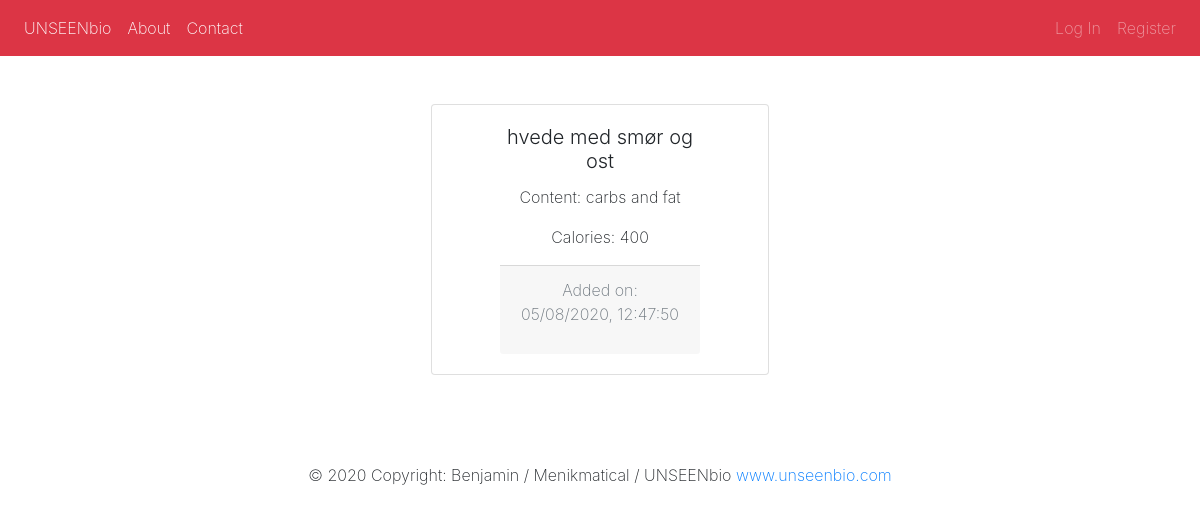
The page /meal/1 on the database its author committed.
### ubproj/models.py (models this page shows, shortened)
class Meal(db.Model):
    id = db.Column(db.Integer, primary_key=True)
    title = db.Column(db.String(100), nullable=False)
    date_added = db.Column(db.DateTime, nullable=False, default=datetime.utcnow)
    meal_image_file = db.Column(db.String(20), nullable=False, default='mealdefault.jpg')
    content = db.Column(db.Text, nullable=False)
    calories = db.Column(db.Integer, nullable=False)
    user_id = db.Column(db.Integer, db.ForeignKey('user.id'), nullable=False)

### ubproj/meals/routes.py (the view)
@meals.route('/meal/<int:meal_id>')
def meal(meal_id):
    meal = Meal.query.get_or_404(meal_id)
    return render_template('meal.html', title=meal.title, meal=meal)

### ubproj/templates/meal.html (shortened to what this page needs)
{% extends "layout.html" %}
{% block content %}
    <div class="row mt-5 ml-5 mr-5">
        <div class="col-md-4"></div>
        <div class="col-md-4 mb-4">
            <div class="card text-center">
                <div class="card-body ml-5 mr-5">
                    <h5 style="font-weight: 300;" class="card-title">{{ meal.title }}</h5>
                    <p style="font-weight: 200;" class="card-text">Content: {{ meal.content }}</p>
                    <p style="font-weight: 200;" class="card-text">Calories: {{ meal.calories }}</p>
                    <div class="card-footer">
                        <p style="font-weight: 200;" class="text-muted">Added on: {{ meal.date_added.strftime("%m/%d/%Y, %H:%M:%S") }}</p>
                    </div>
                </div>
            </div>
        </div>
    </div>
{% endblock content %}

### rows shown on the page
Meal: title "hvede med smør og ost", content "carbs and fat", calories "400", date_added "05/08/2020, 12:47:50"
